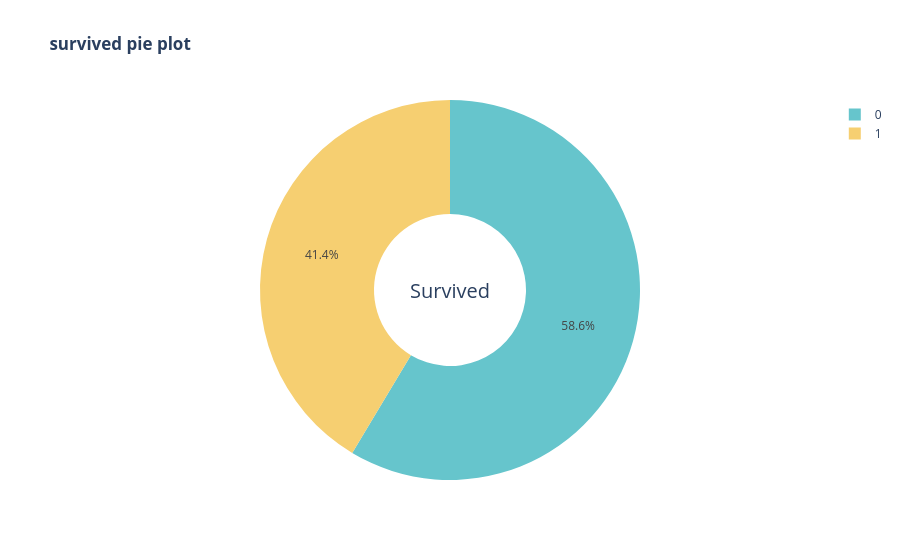

Notebook cell for this chart:
### Code cell
import plotly.express as px
fig = px.pie(df, names = "Survived",
       title="<b> survived pie plot</b>",
       color_discrete_sequence=px.colors.qualitative.Pastel,
       hole=0.4
       
       )
fig.update_layout(annotations = [dict(text= "Survived", font_size=20, x=0.5, y =0.5, showarrow = False)])

### Figure 1 — Plotly figure (JSON) as saved in the notebook; plotly's stock layout.template omitted (floating-point values rounded to 4 significant figures; data arrays with more than 128 entries replaced by an {"elided": "..."} marker saying what was removed)
{"data": [{"domain": {"x": [0, 1], "y": [0, 1]}, "hole": 0.4, "hovertemplate": "Survived=%{label}<extra></extra>", "labels": {"elided": "773 int values"}, "legendgroup": "", "name": "", "showlegend": true, "type": "pie"}], "layout": {"annotations": [{"font": {"size": 20}, "showarrow": false, "text": "Survived", "x": 0.5, "y": 0.5}], "legend": {"tracegroupgap": 0}, "piecolorway": ["rgb(102, 197, 204)", "rgb(246, 207, 113)", "rgb(248, 156, 116)", "rgb(220, 176, 242)", "rgb(135, 197, 95)", "rgb(158, 185, 243)", "rgb(254, 136, 177)", "rgb(201, 219, 116)", "rgb(139, 224, 164)", "rgb(180, 151, 231)", "rgb(179, 179, 179)"], "title": {"text": "<b> survived pie plot</b>"}}}
